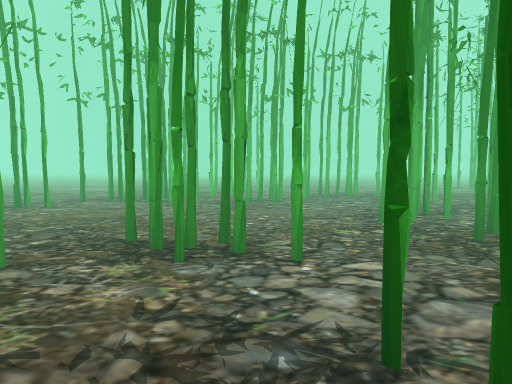
[1] (above)

18 first-person views from a walk through a scene from a Unity 3-D project. The camera is 1.4 m above the floor, tilts 4° down and sees 70° across. The floor is counted in squares, 2 m on a side. Each view is taken from the middle of a square. On the plan, view 1 faces up. The plan holds only what a view shows up to about 11 squares ahead; the rest is blank. The place goes on beyond the plan. The player character is not drawn. Some surface patterns are stand-ins.

[2]
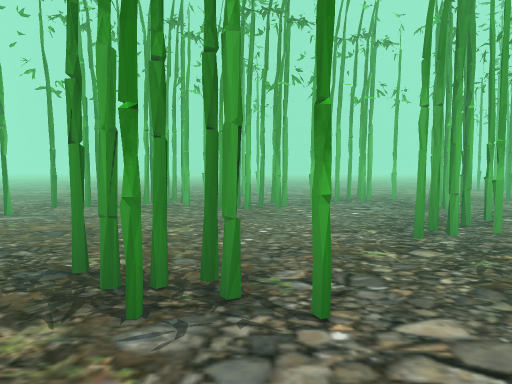

[3]
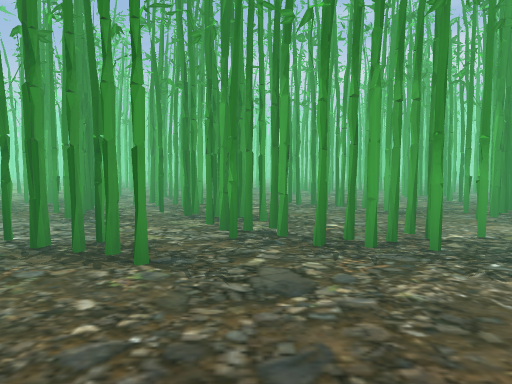

[4]
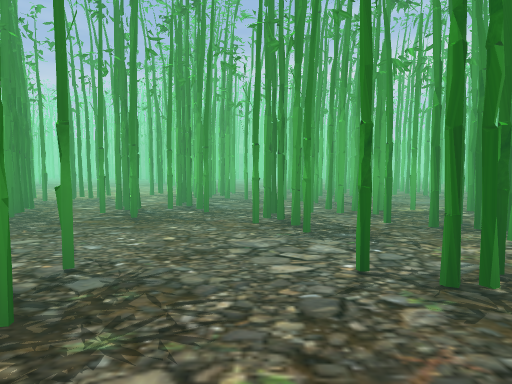

[5]
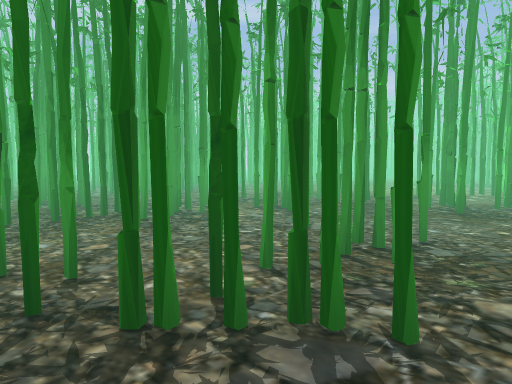

[6]
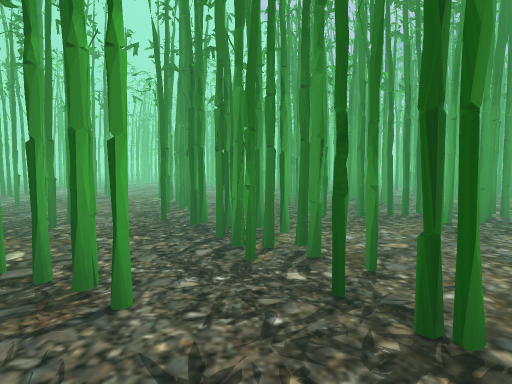

[7]
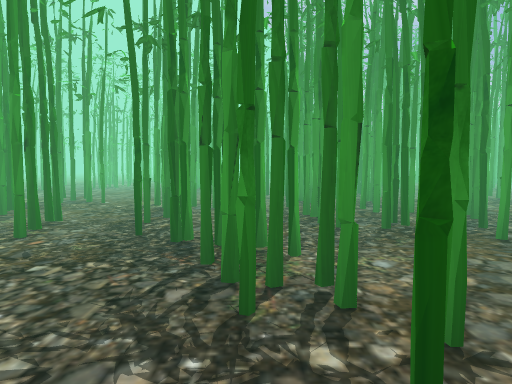

[8]
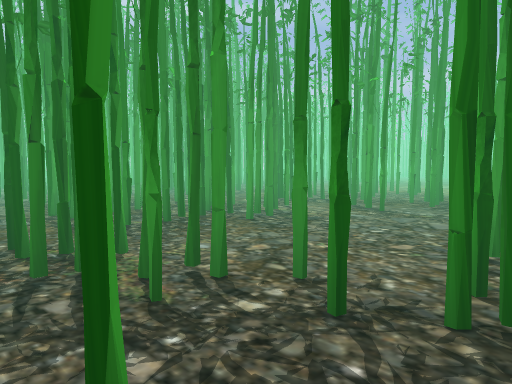

[9]
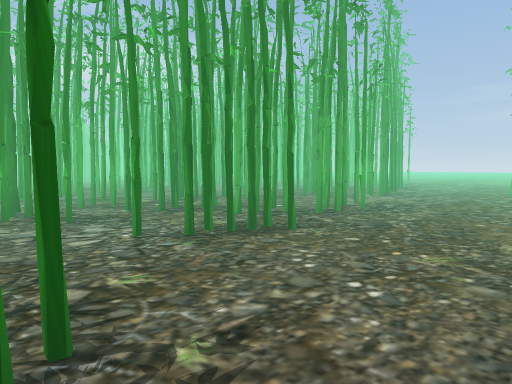

[10]
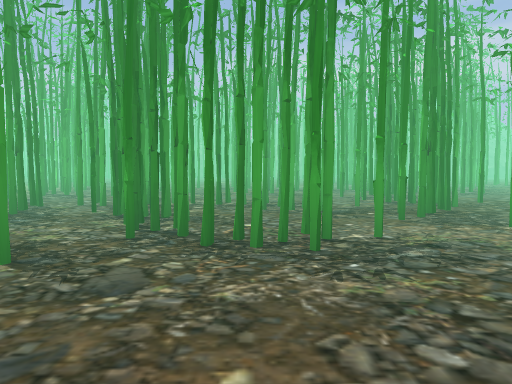

[11]
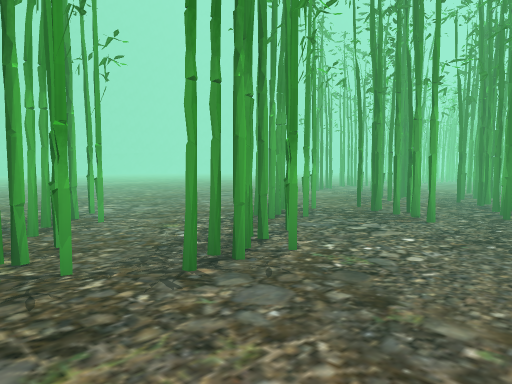

[12]
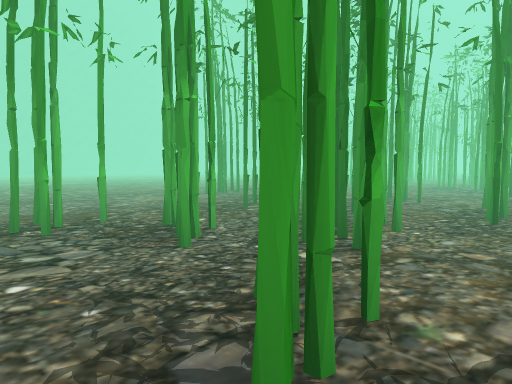

[13]
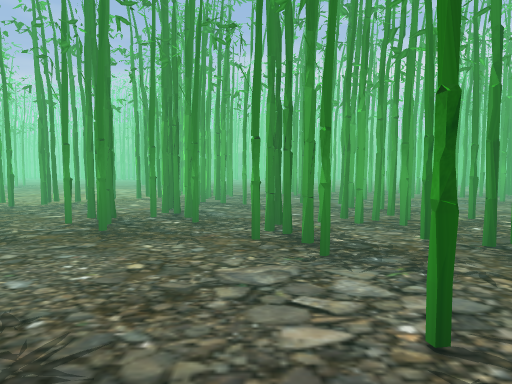

[14]
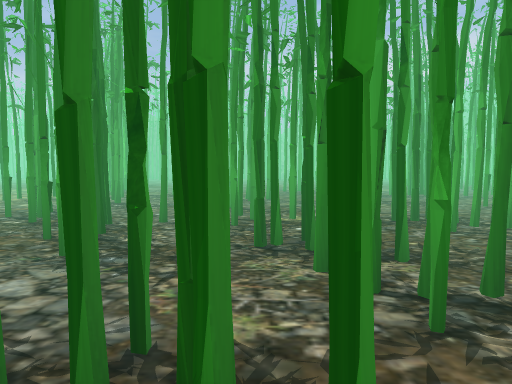

[15]
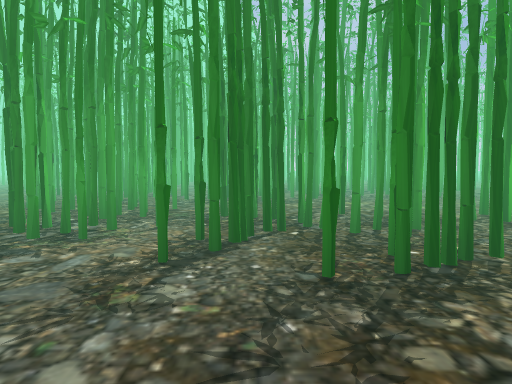

[16]
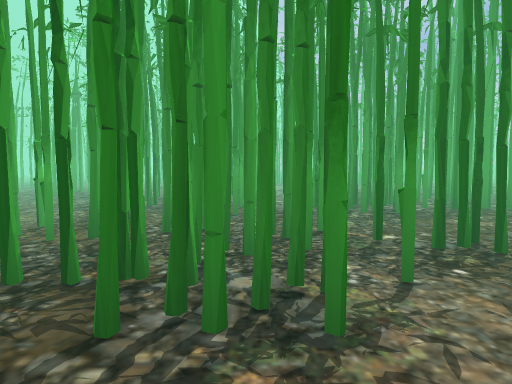

[17]
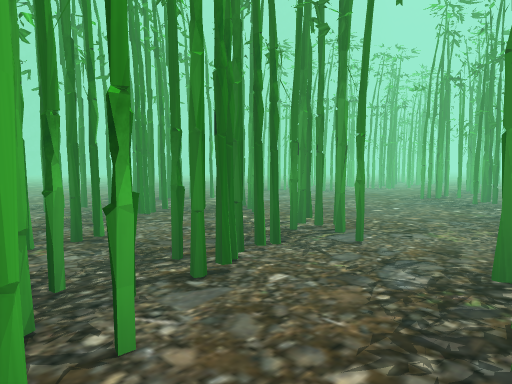

[18]
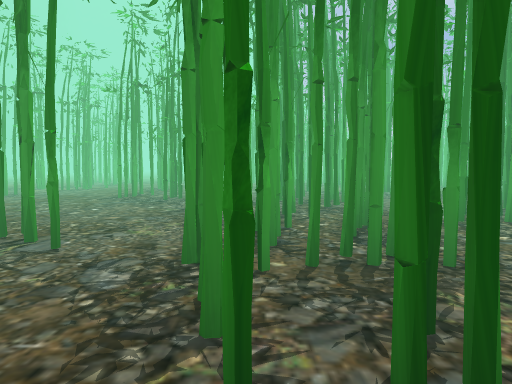

### Floor plan
Key: @ floor where view 1 was taken; # wall or solid block; x gap in a wall; . floor; = window, fence, low wall or low ledge; T thing the floor can be seen under or through.
Columns run from 5 left of view 1 to 17 right of it. Each row starts with its distance up from view 1.
 14      ..........
 13     .............
 12    ...........##..##
 11 ............TT.....###
 10 .....#......TTT......
  9 .......TT..TT T.......
  8 ..###.TTTxTT TT...#####
  7 ..####..T.TTTTT...#
  6  #......TTT.....###
  5  ......TTT.TTTTT##
  4 .......TT..##
  3 .##.##.#...#
  2 ...##.....##
  1 #..##.#..###
  0 ###.x@#.TT#
 -1 #=#.###TT.#        #
 -2 #...## T..#        #
 -3 #####  ####

Positions as (right, up) in squares from view 1, and headings:
1: (0, 0), facing up
2: (0, 1), facing up
3: (-2, 6), facing down
4: (1, 5), facing down
5: (1, 6), facing down-right
6: (1, 6), facing right
7: (2, 6), facing right
8: (2, 7), facing down-right
9: (2, 6), facing down-left
10: (-3, 6), facing down
11: (-2, 5), facing up-right
12: (1, 4), facing up-right
13: (1, 4), facing down
14: (-1, 4), facing down
15: (2, 1), facing right
16: (4, 3), facing right
17: (5, 5), facing up-right
18: (5, 5), facing right
